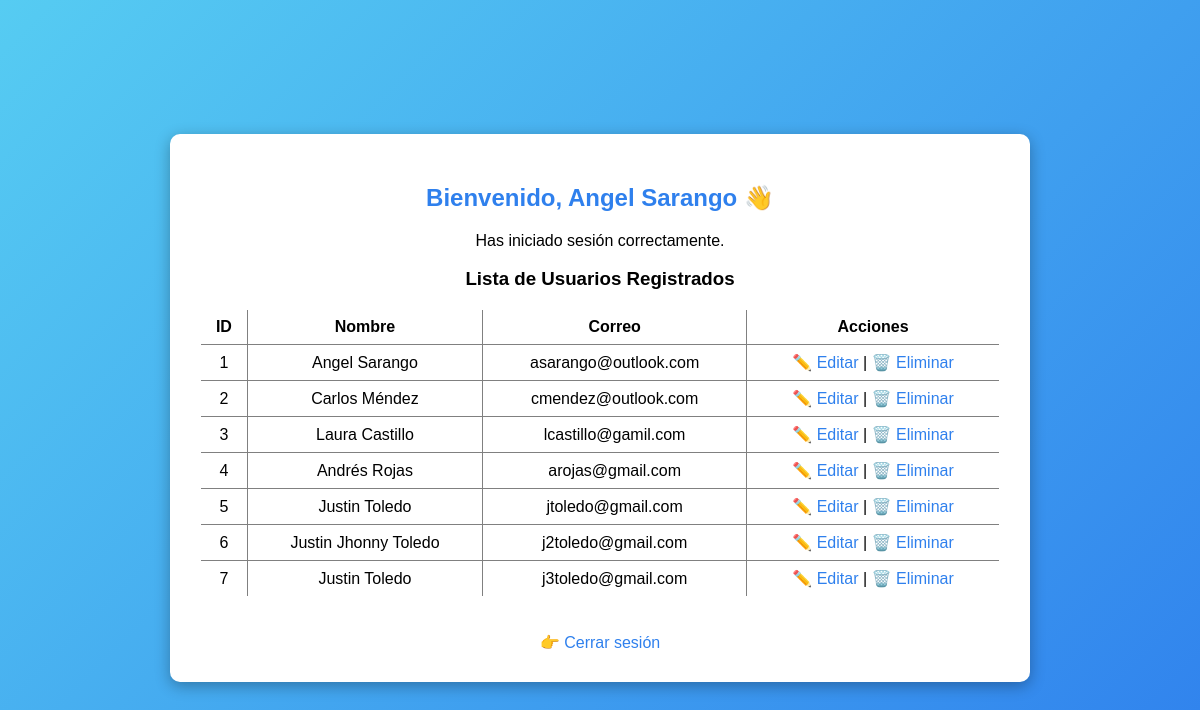
The page /inicio.php (signed in) on the database its author committed.
### tables this page shows
CREATE TABLE `usuarios` (
  `id` int(11) NOT NULL,
  `nombre` varchar(100) NOT NULL,
  `correo` varchar(100) NOT NULL,
  `contrasena` varchar(255) NOT NULL
);

### classes/usuario.php (called while the page is built, shortened)
<?php
    require_once __DIR__ . '/../config/database.php';
    class Usuario {
        private $conn;
        public function __construct() {
            $database = new Database();
            $this->conn = $database->conectar();
            $this->conn->setAttribute(PDO::ATTR_ERRMODE, PDO::ERRMODE_EXCEPTION);
        }
        public function listarUsuarios() {
            try {
                $query = "SELECT id, nombre, correo FROM usuarios";
                $stmt = $this->conn->prepare($query);
                $stmt->execute();
                return $stmt;
            } catch (PDOException $e) {
                echo "Error al listar usuarios: " . $e->getMessage();
                return null;
            }
        }
    }
?>

### config/database.php (called while the page is built, shortened)
<?php
    class Database {
        private $host = "localhost";
        private $db_name = "desarrollo_web";
        private $username = "root";
        private $password = "";
        public function conectar() {
            $this->conn = null;
            try {
                $this->conn = new PDO("mysql:host=" . $this->host . ";dbname=" . $this->db_name,$this->username, $this->password);
                $this->conn->exec("set names utf8mb4");
            } catch (PDOException $exception) {
                echo "Error en conexión: " . $exception->getMessage();
            }
            return $this->conn;
        }
    }
?>

### public/inicio.php (the view, shortened to what this page needs)
<?php
require_once "../classes/Usuario.php";
$usuario = new Usuario();
$stmt = $usuario->listarUsuarios();
$usuarios = [];
if ($stmt) {
    $usuarios = $stmt->fetchAll(PDO::FETCH_ASSOC);
}
?>
<!DOCTYPE html>
<html lang="es">
<head>
    <link rel="stylesheet" href="../styles/styles.css">
</head>
<body>
<div class="containerOne">
    <h2>Bienvenido, <?php echo htmlspecialchars($_SESSION['usuario_nombre']); ?> 👋</h2>
    <p>Has iniciado sesión correctamente.</p>
     <h3>Lista de Usuarios Registrados</h3>
    <table border="1" cellpadding="8">
        <tr>
            <th>ID</th>
            <th>Nombre</th>
            <th>Correo</th>
            <th>Acciones</th>
        </tr>
        <?php foreach ($usuarios as $u): ?>
        <tr>
            <td><?php echo htmlspecialchars($u['id']); ?></td>
            <td><?php echo htmlspecialchars($u['nombre']); ?></td>
            <td><?php echo htmlspecialchars($u['correo']); ?></td>
            <td>
                <a href="editar.php?id=<?php echo $u['id']; ?>">✏️ Editar</a> |
                <a href="eliminar.php?id=<?php echo $u['id']; ?>" onclick="return confirm('¿Seguro que deseas eliminar este usuario?');">🗑️ Eliminar</a>
            </td>
        </tr>
        <?php endforeach; ?>
    </table>
    <br><br>
    <a href="logout.php">👉 Cerrar sesión </a>
</div>
</body>
</html>

### styles/styles.css (style rules this page uses)
body { font-family: Arial, sans-serif; background: linear-gradient(135deg, #56ccf2, #2f80ed); height: 100vh; display: flex; justify-content: center; align-items: center; }
h2 { margin-bottom: 20px; color: #2f80ed; }
a { color: #2f80ed; text-decoration: none; }
.containerOne { background-color: #fff; border-radius: 10px; padding: 30px; box-shadow: 0px 4px 15px rgba(0, 0, 0, 0.3); width: 90%; max-width: 800px; margin: 40px auto; text-align: center; }
.containerOne table { width: 100%; border-collapse: collapse; background-color: #fff; border-radius: 8px; overflow: hidden; }

### rows shown on the page
usuarios: id "1", nombre "Angel Sarango", correo "asarango@outlook.com"
usuarios: id "2", nombre "Carlos Méndez", correo "cmendez@outlook.com"
usuarios: id "3", nombre "Laura Castillo", correo "lcastillo@gamil.com"
usuarios: id "4", nombre "Andrés Rojas", correo "arojas@gmail.com"
usuarios: id "5", nombre "Justin Toledo", correo "jtoledo@gmail.com"
usuarios: id "6", nombre "Justin Jhonny Toledo", correo "j2toledo@gmail.com"
usuarios: id "7", nombre "Justin Toledo", correo "j3toledo@gmail.com"

### other values the page prints
$_SESSION['usuario_nombre'] "Angel Sarango"
